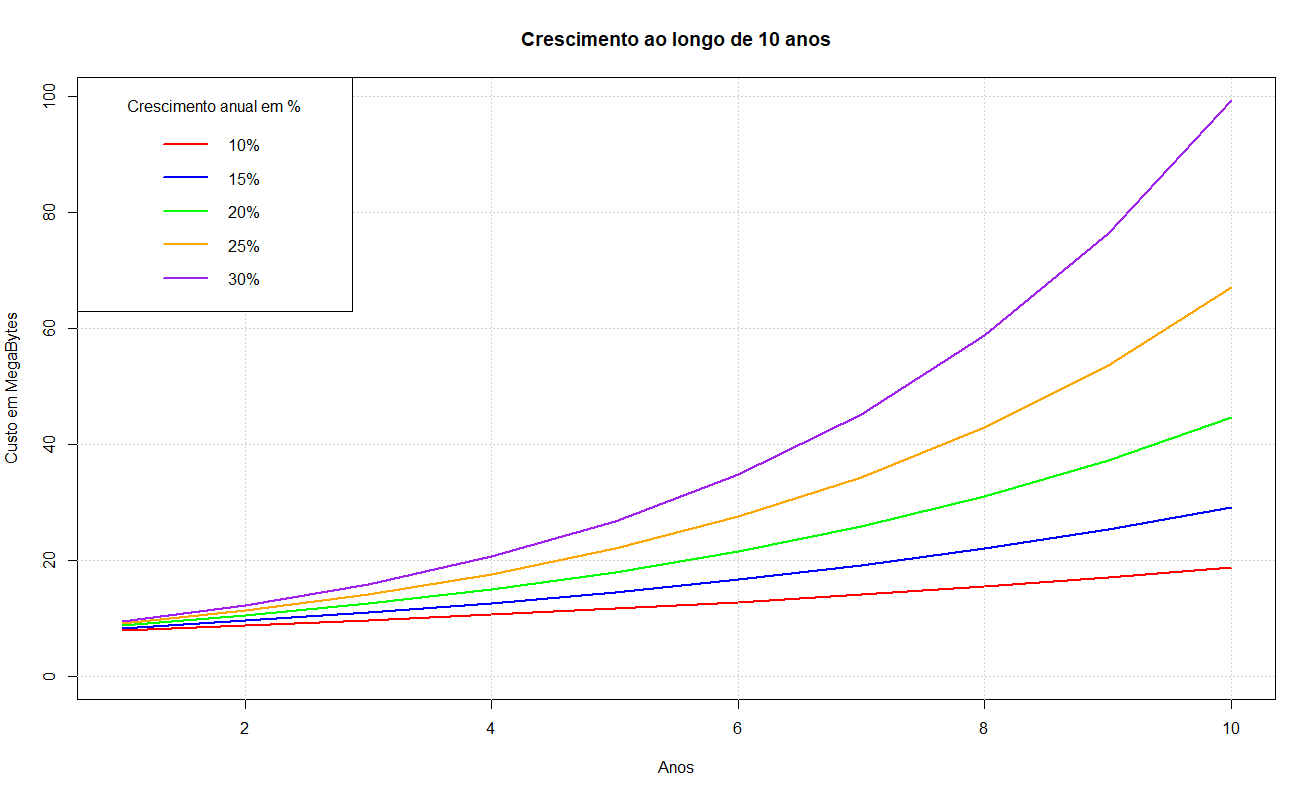

Reproduce this figure in R.
# Definir o custo inicial em bytes
custo_inicial <- 7203917

# Converter bytes para megabytes (1 byte = 1e-6 megabytes)
custo_inicial_MB <- custo_inicial * 1e-6

# Criar um vetor para representar os anos de 1 a 10
anos <- 1:10

# Definir as funções de crescimento em megabytes
funcao_n1 <- function(ano) {
  return(custo_inicial_MB * 1.1^ano)
}

funcao_n2 <- function(ano) {
  return(custo_inicial_MB * 1.15^ano)
}

funcao_n3 <- function(ano) {
  return(custo_inicial_MB * 1.2^ano)
}

funcao_n4 <- function(ano) {
  return(custo_inicial_MB * 1.25^ano)
}

funcao_n5 <- function(ano) {
  return(custo_inicial_MB * 1.3^ano)
}

# Criar o gráfico com grid
plot(anos, sapply(anos, funcao_n1), type = "l", col = "red", lwd = 2, ylim = c(0, max(funcao_n5(anos))), xlab = "Anos", ylab = "Custo em MegaBytes")
grid()

# Adicionar linhas ao gráfico
lines(anos, sapply(anos, funcao_n2), col = "blue", lwd = 2)
lines(anos, sapply(anos, funcao_n3), col = "green", lwd = 2)
lines(anos, sapply(anos, funcao_n4), col = "orange", lwd = 2)
lines(anos, sapply(anos, funcao_n5), col = "purple", lwd = 2)

# Adicionar rótulos e título ao gráfico
title(main = "Crescimento ao longo de 10 anos")

# Adicionar uma legenda no canto esquerdo superior
legend("topleft", legend = c("10%", "15%", "20%", "25%", "30%"),
       col = c("red", "blue", "green", "orange", "purple"), lty = 1, lwd = 2, title = "Crescimento anual em %")
